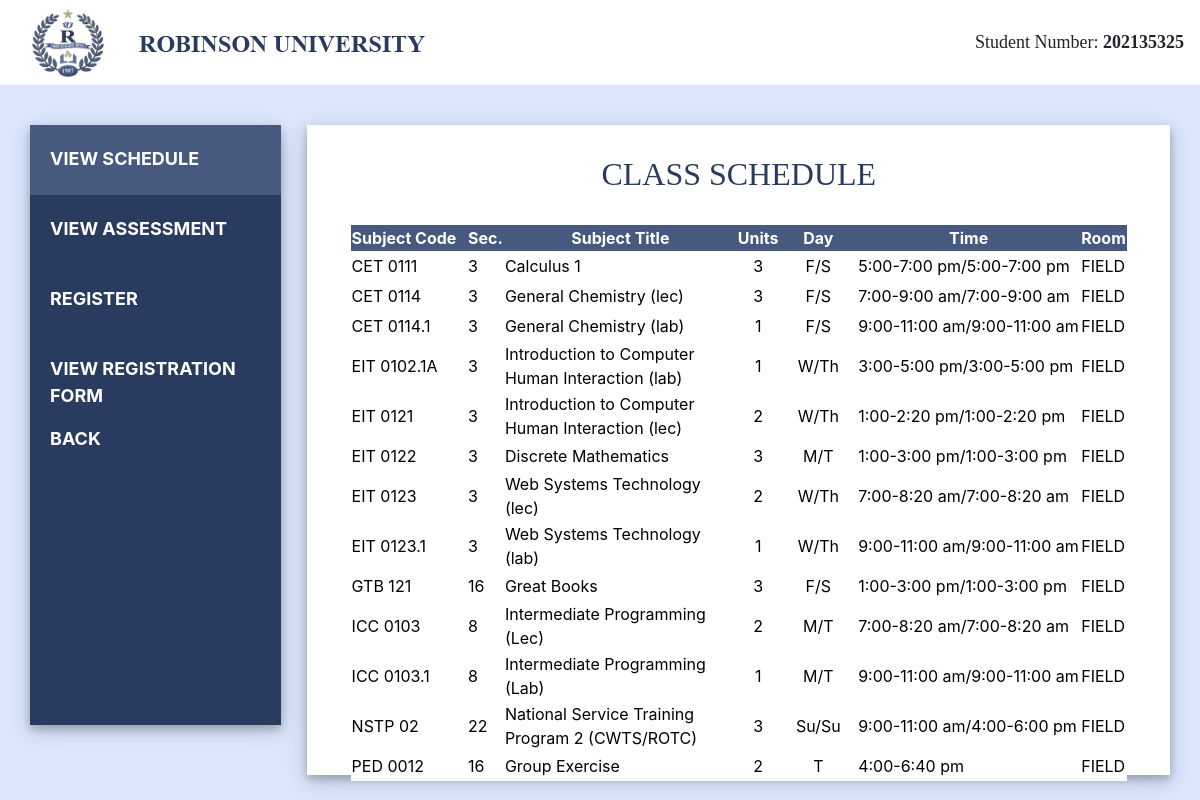
The page /viewSched.php (signed in) on the database its author committed.
### tables this page shows
CREATE TABLE `schedules` (
  `subjectCode` varchar(20) NOT NULL,
  `section` int(10) NOT NULL,
  `subjectTitle` varchar(50) NOT NULL,
  `units` int(3) NOT NULL,
  `days` varchar(5) NOT NULL,
  `time` varchar(30) NOT NULL,
  `room` varchar(10) NOT NULL,
  `sets` int(11) NOT NULL
);

### viewSched.php (the view, shortened to what this page needs)
<?php
	include_once 'config.php';
	  if (isset($_SESSION['sid'])) {
		$sid = $_SESSION['sid'];
		$sql = "SELECT * FROM personalinfo WHERE studID = '$sid' ";
		$result = mysqli_query($con, $sql);
		if ($result) {
			if($row = mysqli_fetch_array($result)) {
				$sched = $row['sched'];
		 ?>
<!DOCTYPE html>
<html>
	<head>
		<link rel="stylesheet" href="https://maxcdn.bootstrapcdn.com/bootstrap/4.0.0/css/bootstrap.min.css">
	</head>
	<body>
			<nav class="navbar navbar-expand-md navbar-dark fixed-top nav-color nav2 d-flex flex-column flex-md-row justify-content-between">
				<img src="header.png" style="margin-left: 0px;">
					<a class="py-2 d-none d-md-inline-block font" name = sid>Student Number: <b><?php echo $sid; ?> </b></a>
			</nav>
			<div class="row">
				<div class="column1">
					<ul><b>
					  <li><a class="active" href="viewSched.php">VIEW SCHEDULE</a></li>
					  <li><a href="viewAssessment.php">VIEW ASSESSMENT</a></li>
					  <li><a href="enrollConfirmation.php">REGISTER</a></li>
					  <li><a href="viewRegform.php">VIEW REGISTRATION FORM</a></li>
					  <li><a href="logintabs.php">BACK</a></li>
					</ul></b>
				</div>
				<div class="column2">
					<div id="mainPanel" >
						<h2><center> CLASS SCHEDULE </center></h1>
						<br>
						<table style="width:90%; margin:auto;">
							<tr>
								<th class="c1" style="text-align: left;">Subject Code</th>
								<th class="c2" style="text-align: left;">Sec.</th>
								<th class="c3">Subject Title</th>
								<th class="c4" style="text-align: center;">Units</th>
								<th class="c5">Day</th>
								<th class="c6">Time</th>
								<th class="c7" style="text-align: left;">Room</th>
							</tr>
							<?php
							$sql2 = "SELECT * FROM schedules WHERE sets = '$sched' ";
								$result2 = mysqli_query($con, $sql2);
								if (mysqli_num_rows($result2) > 0) {
								while($row2 = mysqli_fetch_assoc($result2)) {
									echo "<tr>
										<td class = c1>".$row2['subjectCode']."</td>
										<td class = c2>" . $row2['section'] ."</td>
										<td class = c3>". $row2['subjectTitle'] ."</td>
										<td class = c4>". $row2['units'] ."</td>
										<td class = c5>". $row2['days'] ."</td>
										<td class = c6>". $row2['time'] ."</td>
										<td class = c7>". $row2['room'] ."</td>
									</tr>";
									}
							 ?>
						</table>
					</div>
				</div>
			</div>
	</body>
</html>
<?php
		}
	}
}
} else {
	header('location: login.php');
	exit();
}
?>

### viewSched.php (style rules this page uses)
body { background-color: #dbe6fd; }
.nav2 { background-color: white; height: 85px; width:100%; position: static; float: right; display: inline-block; }
ul { top: 40px; bottom: 50px; background-color: #293b5f; width: 100%; height: 600px; position: relative; box-shadow: 0 4px 8px 0 rgba(0, 0, 0, 0.2), 0 6px 20px 0 rgba(0, 0, 0, 0.19); font-size: 18px; list-style-type: none; color: white; padding: 0; overflow: auto; }
li a { height: 70px; display: block; color: white; padding: 20px; text-decoration: none; }
li a.active { background-color: #47597E; color: white; }
#mainPanel { top: 40px; background-color: white; width: 97%; right: 0px; bottom:0px; float: right; height: 650px; position: relative; box-shadow: 0 4px 8px 0 rgba(0, 0, 0, 0.2), 0 6px 20px 0 rgba(0, 0, 0, 0.19); }
.row { margin:auto; width:95%; }
.column1 { width:22%; }
.column2 { margin: 0; width:78%; }
h2 { margin-top: 30px; color: #293b5f; font-family: "Times New Roman", Times, serif; }
table, th, td { border: 1px black; }
td { height: 30px; background-color: white; color: black; }
th { text-align: center; background-color: #47597E; color: white; }
.c1 { width:15%; }
.c4 { text-align:center; }
.c5 { text-align:center; width: 10%; }
.c6 { margin-left: 10px; }
.c3 { width: 30%; }
.font { font-family: Serif; font-size: 18px; }

### rows shown on the page
schedules: subjectCode "CET 0111", section "3", subjectTitle "Calculus 1", units "3", days "F/S", time "5:00-7:00 pm/5:00-7:00 pm", room "FIELD"
schedules: subjectCode "CET 0114", section "3", subjectTitle "General Chemistry (lec)", units "3", days "F/S", time "7:00-9:00 am/7:00-9:00 am", room "FIELD"
schedules: subjectCode "CET 0114.1", section "3", subjectTitle "General Chemistry (lab)", units "1", days "F/S", time "9:00-11:00 am/9:00-11:00 am", room "FIELD"
schedules: subjectCode "EIT 0102.1A", section "3", subjectTitle "Introduction to Computer Human Interaction (lab)", units "1", days "W/Th", time "3:00-5:00 pm/3:00-5:00 pm", room "FIELD"
schedules: subjectCode "EIT 0121", section "3", subjectTitle "Introduction to Computer Human Interaction (lec)", units "2", days "W/Th", time "1:00-2:20 pm/1:00-2:20 pm", room "FIELD"
schedules: subjectCode "EIT 0122", section "3", subjectTitle "Discrete Mathematics", units "3", days "M/T", time "1:00-3:00 pm/1:00-3:00 pm", room "FIELD"
schedules: subjectCode "EIT 0123", section "3", subjectTitle "Web Systems Technology (lec)", units "2", days "W/Th", time "7:00-8:20 am/7:00-8:20 am", room "FIELD"
schedules: subjectCode "EIT 0123.1", section "3", subjectTitle "Web Systems Technology (lab)", units "1", days "W/Th", time "9:00-11:00 am/9:00-11:00 am", room "FIELD"
schedules: subjectCode "GTB 121", section "16", subjectTitle "Great Books", units "3", days "F/S", time "1:00-3:00 pm/1:00-3:00 pm", room "FIELD"
schedules: subjectCode "ICC 0103", section "8", subjectTitle "Intermediate Programming (Lec)", units "2", days "M/T", time "7:00-8:20 am/7:00-8:20 am", room "FIELD"
schedules: subjectCode "ICC 0103.1", section "8", subjectTitle "Intermediate Programming (Lab)", units "1", days "M/T", time "9:00-11:00 am/9:00-11:00 am", room "FIELD"
schedules: subjectCode "NSTP 02", section "22", subjectTitle "National Service Training Program 2 (CWTS/ROTC)", units "3", days "Su/Su", time "9:00-11:00 am/4:00-6:00 pm", room "FIELD"
schedules: subjectCode "PED 0012", section "16", subjectTitle "Group Exercise", units "2", days "T", time "4:00-6:40 pm", room "FIELD"

### other values the page prints
$sid "202135325"
